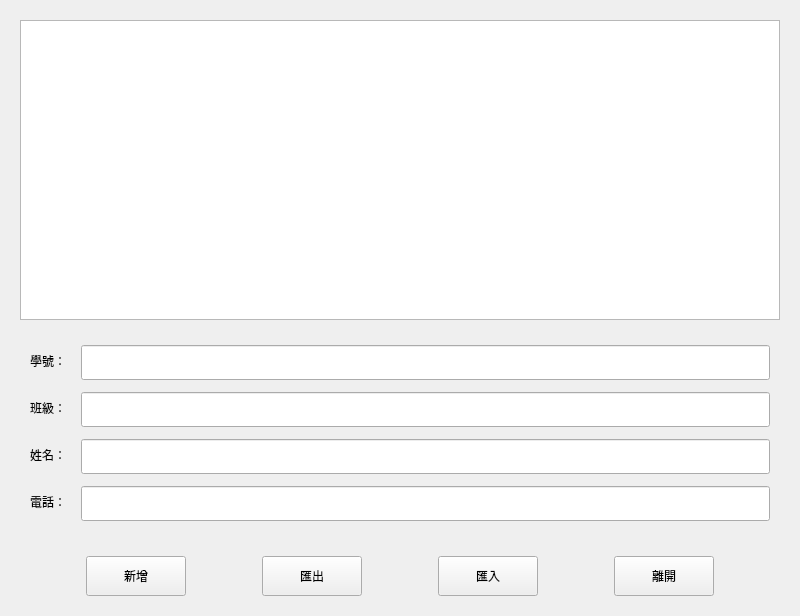
<?xml version="1.0" encoding="UTF-8"?>
<ui version="4.0">
 <class>ContactBook</class>
 <widget class="QWidget" name="ContactBook">
  <property name="geometry">
   <rect>
    <x>0</x>
    <y>0</y>
    <width>800</width>
    <height>600</height>
   </rect>
  </property>
  <property name="windowTitle">
   <string>通訊錄管理系統 - ContactBook</string>
  </property>
  <layout class="QVBoxLayout" name="verticalLayout">
   <property name="spacing">
    <number>15</number>
   </property>
   <property name="leftMargin">
    <number>20</number>
   </property>
   <property name="topMargin">
    <number>20</number>
   </property>
   <property name="rightMargin">
    <number>20</number>
   </property>
   <property name="bottomMargin">
    <number>20</number>
   </property>
   <item>
    <layout class="QGridLayout" name="gridLayout">
     <item row="0" column="0">
      <widget class="QTableWidget" name="tableWidget">
       <property name="minimumSize">
        <size>
         <width>0</width>
         <height>300</height>
        </size>
       </property>
      </widget>
     </item>
     <item row="1" column="0">
      <layout class="QFormLayout" name="formLayout">
       <property name="horizontalSpacing">
        <number>15</number>
       </property>
       <property name="verticalSpacing">
        <number>12</number>
       </property>
       <property name="leftMargin">
        <number>10</number>
       </property>
       <property name="topMargin">
        <number>10</number>
       </property>
       <property name="rightMargin">
        <number>10</number>
       </property>
       <property name="bottomMargin">
        <number>10</number>
       </property>
       <item row="0" column="0">
        <widget class="QLabel" name="label">
         <property name="text">
          <string>學號：</string>
         </property>
        </widget>
       </item>
       <item row="0" column="1">
        <widget class="QLineEdit" name="lineEdit">
         <property name="minimumSize">
          <size>
           <width>0</width>
           <height>35</height>
          </size>
         </property>
        </widget>
       </item>
       <item row="1" column="0">
        <widget class="QLabel" name="label_2">
         <property name="text">
          <string>班級：</string>
         </property>
        </widget>
       </item>
       <item row="1" column="1">
        <widget class="QLineEdit" name="lineEdit_2">
         <property name="minimumSize">
          <size>
           <width>0</width>
           <height>35</height>
          </size>
         </property>
        </widget>
       </item>
       <item row="2" column="0">
        <widget class="QLabel" name="label_3">
         <property name="text">
          <string>姓名：</string>
         </property>
        </widget>
       </item>
       <item row="2" column="1">
        <widget class="QLineEdit" name="lineEdit_3">
         <property name="minimumSize">
          <size>
           <width>0</width>
           <height>35</height>
          </size>
         </property>
        </widget>
       </item>
       <item row="3" column="0">
        <widget class="QLabel" name="label_4">
         <property name="text">
          <string>電話：</string>
         </property>
        </widget>
       </item>
       <item row="3" column="1">
        <widget class="QLineEdit" name="lineEdit_4">
         <property name="minimumSize">
          <size>
           <width>0</width>
           <height>35</height>
          </size>
         </property>
        </widget>
       </item>
      </layout>
     </item>
    </layout>
   </item>
   <item>
    <layout class="QHBoxLayout" name="horizontalLayout">
     <property name="spacing">
      <number>10</number>
     </property>
     <property name="topMargin">
      <number>10</number>
     </property>
     <item>
      <spacer name="horizontalSpacer">
       <property name="orientation">
        <enum>Qt::Orientation::Horizontal</enum>
       </property>
       <property name="sizeHint" stdset="0">
        <size>
         <width>40</width>
         <height>20</height>
        </size>
       </property>
      </spacer>
     </item>
     <item>
      <widget class="QPushButton" name="pushButton">
       <property name="minimumSize">
        <size>
         <width>100</width>
         <height>40</height>
        </size>
       </property>
       <property name="text">
        <string>新增</string>
       </property>
      </widget>
     </item>
     <item>
      <spacer name="horizontalSpacer_2">
       <property name="orientation">
        <enum>Qt::Orientation::Horizontal</enum>
       </property>
       <property name="sizeHint" stdset="0">
        <size>
         <width>40</width>
         <height>20</height>
        </size>
       </property>
      </spacer>
     </item>
     <item>
      <widget class="QPushButton" name="pushButton_2">
       <property name="minimumSize">
        <size>
         <width>100</width>
         <height>40</height>
        </size>
       </property>
       <property name="text">
        <string>匯出</string>
       </property>
      </widget>
     </item>
     <item>
      <spacer name="horizontalSpacer_3">
       <property name="orientation">
        <enum>Qt::Orientation::Horizontal</enum>
       </property>
       <property name="sizeHint" stdset="0">
        <size>
         <width>40</width>
         <height>20</height>
        </size>
       </property>
      </spacer>
     </item>
     <item>
      <widget class="QPushButton" name="pushButton_3">
       <property name="minimumSize">
        <size>
         <width>100</width>
         <height>40</height>
        </size>
       </property>
       <property name="text">
        <string>匯入</string>
       </property>
      </widget>
     </item>
     <item>
      <spacer name="horizontalSpacer_5">
       <property name="orientation">
        <enum>Qt::Orientation::Horizontal</enum>
       </property>
       <property name="sizeHint" stdset="0">
        <size>
         <width>40</width>
         <height>20</height>
        </size>
       </property>
      </spacer>
     </item>
     <item>
      <widget class="QPushButton" name="pushButton_4">
       <property name="minimumSize">
        <size>
         <width>100</width>
         <height>40</height>
        </size>
       </property>
       <property name="text">
        <string>離開</string>
       </property>
      </widget>
     </item>
     <item>
      <spacer name="horizontalSpacer_4">
       <property name="orientation">
        <enum>Qt::Orientation::Horizontal</enum>
       </property>
       <property name="sizeHint" stdset="0">
        <size>
         <width>40</width>
         <height>20</height>
        </size>
       </property>
      </spacer>
     </item>
    </layout>
   </item>
  </layout>
 </widget>
 <resources/>
 <connections/>
</ui>
